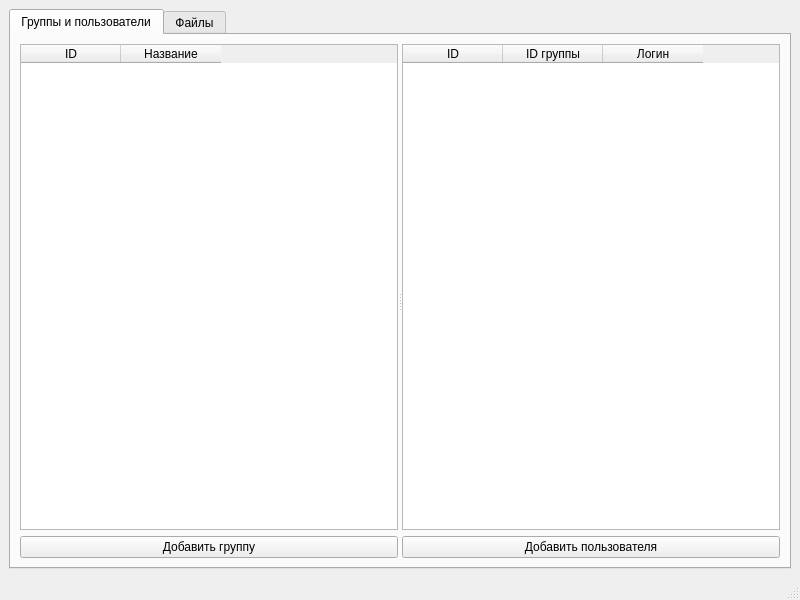
<?xml version="1.0" encoding="UTF-8"?>
<ui version="4.0">
 <class>MainWindow</class>
 <widget class="QMainWindow" name="MainWindow">
  <property name="geometry">
   <rect>
    <x>0</x>
    <y>0</y>
    <width>800</width>
    <height>600</height>
   </rect>
  </property>
  <property name="windowTitle">
   <string>CourseOS</string>
  </property>
  <widget class="QWidget" name="centralwidget">
   <layout class="QVBoxLayout" name="verticalLayout">
    <item>
     <widget class="QTabWidget" name="tabWidget">
      <property name="currentIndex">
       <number>0</number>
      </property>
      <widget class="QWidget" name="user_group_tab">
       <attribute name="title">
        <string>Группы и пользователи</string>
       </attribute>
       <layout class="QVBoxLayout" name="verticalLayout_5">
        <item>
         <widget class="QSplitter" name="splitter">
          <property name="orientation">
           <enum>Qt::Horizontal</enum>
          </property>
          <widget class="QWidget" name="layoutWidget">
           <layout class="QVBoxLayout" name="verticalLayout_2">
            <item>
             <widget class="QTableWidget" name="groupTable">
              <property name="editTriggers">
               <set>QAbstractItemView::NoEditTriggers</set>
              </property>
              <property name="selectionMode">
               <enum>QAbstractItemView::SingleSelection</enum>
              </property>
              <property name="selectionBehavior">
               <enum>QAbstractItemView::SelectRows</enum>
              </property>
              <attribute name="horizontalHeaderShowSortIndicator" stdset="0">
               <bool>true</bool>
              </attribute>
              <attribute name="verticalHeaderVisible">
               <bool>false</bool>
              </attribute>
              <column>
               <property name="text">
                <string>ID</string>
               </property>
              </column>
              <column>
               <property name="text">
                <string>Название</string>
               </property>
              </column>
             </widget>
            </item>
            <item>
             <widget class="QPushButton" name="addGroupBtn">
              <property name="text">
               <string>Добавить группу</string>
              </property>
             </widget>
            </item>
           </layout>
          </widget>
          <widget class="QWidget" name="layoutWidget">
           <layout class="QVBoxLayout" name="verticalLayout_4">
            <item>
             <widget class="QTableWidget" name="userTable">
              <property name="editTriggers">
               <set>QAbstractItemView::NoEditTriggers</set>
              </property>
              <property name="selectionMode">
               <enum>QAbstractItemView::SingleSelection</enum>
              </property>
              <property name="selectionBehavior">
               <enum>QAbstractItemView::SelectRows</enum>
              </property>
              <attribute name="horizontalHeaderVisible">
               <bool>true</bool>
              </attribute>
              <attribute name="horizontalHeaderShowSortIndicator" stdset="0">
               <bool>true</bool>
              </attribute>
              <attribute name="verticalHeaderVisible">
               <bool>false</bool>
              </attribute>
              <column>
               <property name="text">
                <string>ID</string>
               </property>
              </column>
              <column>
               <property name="text">
                <string>ID группы</string>
               </property>
              </column>
              <column>
               <property name="text">
                <string>Логин</string>
               </property>
              </column>
             </widget>
            </item>
            <item>
             <widget class="QPushButton" name="addUserBtn">
              <property name="text">
               <string>Добавить пользователя</string>
              </property>
             </widget>
            </item>
           </layout>
          </widget>
         </widget>
        </item>
       </layout>
      </widget>
      <widget class="QWidget" name="fs_tab">
       <attribute name="title">
        <string>Файлы</string>
       </attribute>
       <layout class="QVBoxLayout" name="verticalLayout_3">
        <item>
         <widget class="QListWidget" name="fileList">
          <property name="selectionMode">
           <enum>QAbstractItemView::SingleSelection</enum>
          </property>
          <property name="selectionBehavior">
           <enum>QAbstractItemView::SelectRows</enum>
          </property>
         </widget>
        </item>
        <item>
         <layout class="QHBoxLayout" name="horizontalLayout">
          <item>
           <widget class="QPushButton" name="createFileBtn">
            <property name="text">
             <string>Создать файл</string>
            </property>
           </widget>
          </item>
          <item>
           <widget class="QPushButton" name="copyBtn">
            <property name="enabled">
             <bool>false</bool>
            </property>
            <property name="text">
             <string>Копировать файл</string>
            </property>
           </widget>
          </item>
          <item>
           <widget class="QPushButton" name="deleteSelectedBtn">
            <property name="enabled">
             <bool>false</bool>
            </property>
            <property name="text">
             <string>Удалить файл</string>
            </property>
           </widget>
          </item>
         </layout>
        </item>
       </layout>
      </widget>
     </widget>
    </item>
   </layout>
  </widget>
  <widget class="QMenuBar" name="menubar">
   <property name="geometry">
    <rect>
     <x>0</x>
     <y>0</y>
     <width>800</width>
     <height>36</height>
    </rect>
   </property>
  </widget>
  <widget class="QStatusBar" name="statusbar"/>
 </widget>
 <resources/>
 <connections/>
</ui>
